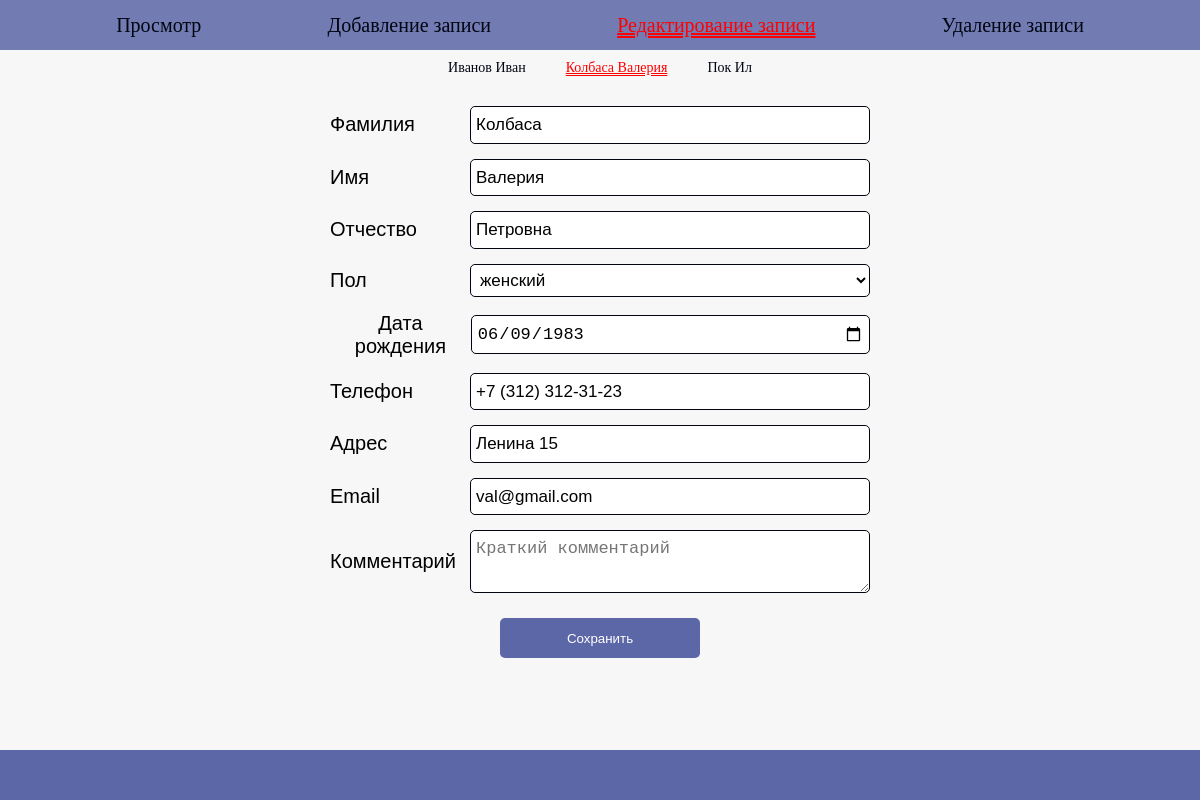
The app's page /index.php?page=edit&edit_id=4 with its own data.
### tables this page shows
CREATE TABLE contacts (
        id INTEGER PRIMARY KEY AUTOINCREMENT,
        surname TEXT NOT NULL,
        name TEXT NOT NULL,
        lastname TEXT DEFAULT '',
        gender TEXT DEFAULT '',
        birth_date TEXT,
        phone TEXT DEFAULT '',
        location TEXT DEFAULT '',
        email TEXT DEFAULT '',
        comment TEXT DEFAULT '',
        created_at TEXT DEFAULT CURRENT_TIMESTAMP
    );

### edit.php (the view, shortened to what this page needs)
<?php
$db = get_db();
$button = 'Сохранить';
$rows = $db->query('SELECT id, surname, name FROM contacts ORDER BY surname ASC, name ASC')
    ->fetchAll();
$current = isset($_GET['edit_id']) ? (int) $_GET['edit_id'] : 0;
echo '<div class="submenu" style="flex-wrap:wrap;">';
foreach ($rows as $r) {
    $cls = ((int) $r['id'] === $current) ? ' class="select"' : '';
    echo '<a' . $cls . ' href="index.php?page=edit&edit_id=' . (int) $r['id'] . '">'
        . htmlspecialchars($r['surname'] . ' ' . $r['name']) . '</a>';
}
echo '</div>';
$stmt = $db->prepare('SELECT * FROM contacts WHERE id = ?');
$stmt->execute(array($current));
$db_row = $stmt->fetch();
$row = array(
    'surname'  => $db_row['surname'],
    'name'     => $db_row['name'],
    'lastname' => $db_row['lastname'],
    'gender'   => $db_row['gender'],
    'date'     => $db_row['birth_date'],
    'phone'    => $db_row['phone'],
    'location' => $db_row['location'],
    'email'    => $db_row['email'],
    'comment'  => $db_row['comment'],
);
?>
<form name="form_edit" method="post">
    <div class="column">
        <div class="add">
            <label>Фамилия</label> <input type="text" name="surname" placeholder="Фамилия" value="<?= htmlspecialchars($row['surname']); ?>">
        </div>
        <div class="add">
            <label>Имя</label> <input type="text" name="name" placeholder="Имя" value="<?= htmlspecialchars($row['name']); ?>">
        </div>
        <div class="add">
            <label>Отчество</label> <input type="text" name="lastname" placeholder="Отчество" value="<?= htmlspecialchars($row['lastname']); ?>">
        </div>
        <div class="add">
            <label>Пол</label>
            <select name="gender">
                <option value="женский"<?= $row['gender'] === 'женский' ? ' selected' : ''; ?>>женский</option>
            </select>
        </div>
        <div class="add">
            <label>Дата рождения</label> <input type="date" name="date" value="<?= htmlspecialchars($row['date']); ?>">
        </div>
        <div class="add">
            <label>Телефон</label> <input type="text" name="phone" placeholder="Телефон" value="<?= htmlspecialchars($row['phone']); ?>">
        </div>
        <div class="add">
            <label>Адрес</label> <input type="text" name="location" placeholder="Адрес" value="<?= htmlspecialchars($row['location']); ?>">
        </div>
        <div class="add">
            <label>Email</label> <input type="email" name="email" placeholder="Email" value="<?= htmlspecialchars($row['email']); ?>">
        </div>
        <div class="add">
            <label>Комментарий</label> <textarea name="comment" placeholder="Краткий комментарий"><?= htmlspecialchars($row['comment']); ?></textarea>
        </div>
        <button type="submit" value="<?= $button; ?>" name="button" class="form-btn"><?= $button; ?></button>
    </div>
</form>

### style.css (style rules this page uses)
:root { --color_a: rgb(1, 5, 17); --back_a: rgba(92, 103, 168, 0.541); }
html { font-family: sans-serif; font-size: 17px; }
body { padding: 0; margin: 0; font-family: sans-serif; background-color: rgb(247, 247, 247); font-size: 20px; }
*, *::after, *::before { box-sizing: border-box; }
a { font-family: 'Lemonada', cursive; text-decoration: none; color:var(--color_a); }
.select { text-decoration: underline; text-decoration-style: double; }
.submenu { display: flex; justify-content: center; margin-bottom: 20px; }
.submenu a { display: block; padding: 10px 20px; text-decoration: none; text-align: center; }
.submenu .select { text-decoration: underline; text-decoration-style: double; }
.add { width: 90%; margin: 15px auto; display: flex; justify-content: space-between; align-items: center; }
.column { margin: auto; width: 50%; }
input, select, textarea { display: block; width: 400px; padding: 5px; font-size: 17px; font-weight: 400; line-height: 1.5; color: black; background-color: #fff; border: 1px solid var(--color_a); border-radius: 5px; }
label { display: inline-block; box-sizing: border-box; padding: inherit; }
.form-btn { background-color: rgb(92, 103, 168); border: none; width: 200px; height: 40px; color: #fff; border-radius: 5px; transition: .3s; margin-bottom: 10px; margin-top: 10px; }
header a.select, .submenu a.select { color: red; }
.submenu a { font-size: 14px; }

### records on screen
contacts: surname+name "Иванов Иван"
contacts: surname+name "Колбаса Валерия", surname "Колбаса", name "Валерия", lastname "Петровна", gender "женский", date "06/09/1983", phone "+7 (312) 312-31-23", location "Ленина 15", email "val@gmail.com"
contacts: surname+name "Пок Ил"

### other values on screen
$label "Просмотр"
$label "Добавление записи"
$label "Редактирование записи"
$label "Удаление записи"
$button "Сохранить"
